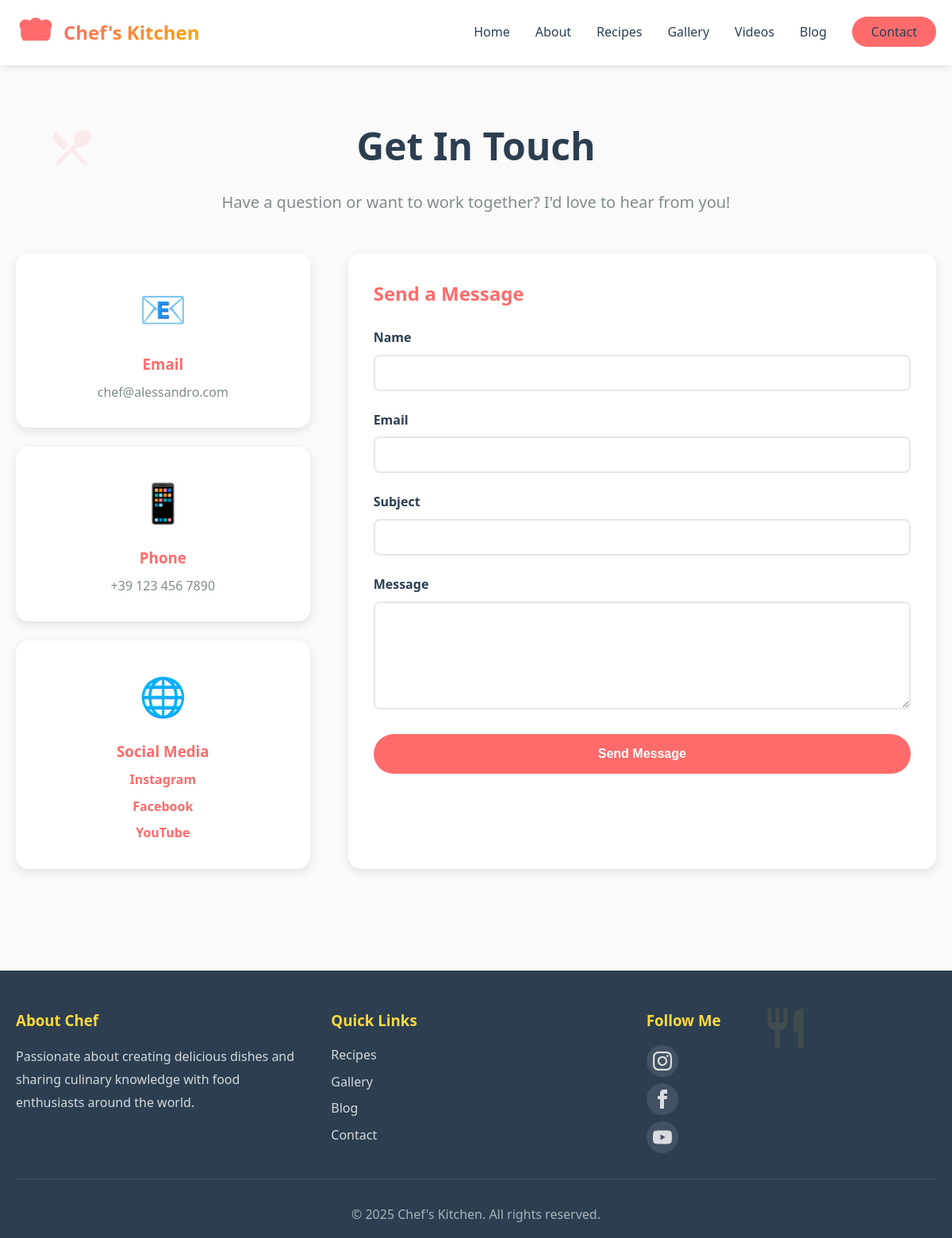
Page /contact/ on the earlier database version.
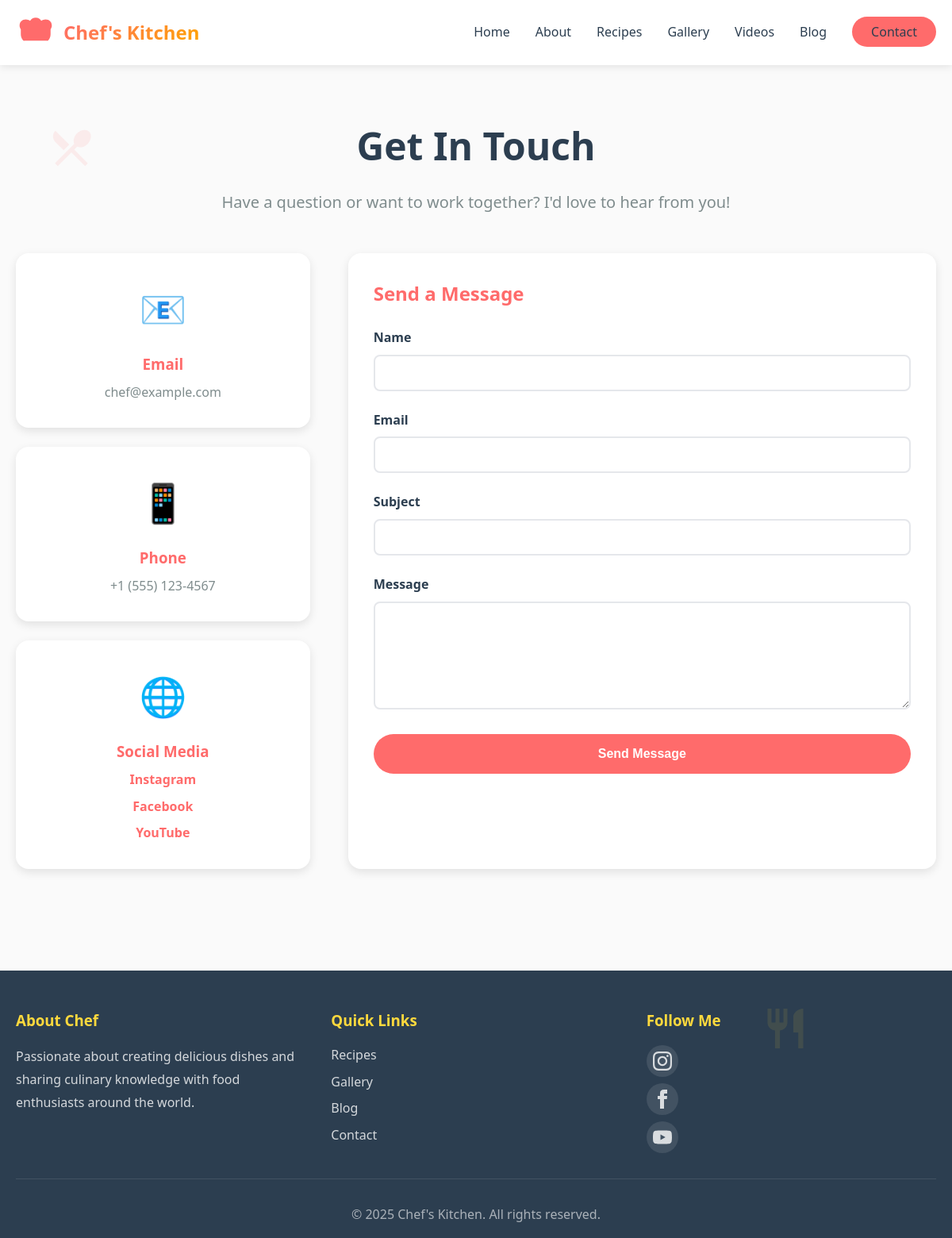
Same page on the later database version.
### portfolio/models.py (models this page shows, shortened)
class ChefProfile(models.Model):
    name = models.CharField(max_length=200)
    tagline = models.CharField(max_length=300)
    bio = models.TextField()
    profile_image = models.ImageField(upload_to='chef/', blank=True, null=True)
    email = models.EmailField()
    phone = models.CharField(max_length=20, blank=True)
    instagram = models.URLField(blank=True)
    facebook = models.URLField(blank=True)
    twitter = models.URLField(blank=True)
    youtube = models.URLField(blank=True)
    years_experience = models.IntegerField(default=0)
    specialties = models.TextField(help_text="Comma-separated specialties")
    created_at = models.DateTimeField(auto_now_add=True)
    updated_at = models.DateTimeField(auto_now=True)
    class Meta:
        verbose_name = "Chef Profile"
        verbose_name_plural = "Chef Profile"

### portfolio/views.py (the view)
# urls.py: path('contact/', views.contact, name='contact'),
def contact(request):
    chef = ChefProfile.objects.first()
    context = {'chef': chef}
    return render(request, 'portfolio/contact.html', context)

### templates/portfolio/contact.html (shortened to what this page needs)
{% extends 'base.html' %}
{% block content %}
<section class="contact-section">
    <div class="container">
        <h1 class="page-title">Get In Touch</h1>
        <p class="page-subtitle">Have a question or want to work together? I'd love to hear from you!</p>
        <div class="contact-content">
            <div class="contact-info">
                <div class="info-card">
                    <div class="info-icon">📧</div>
                    <h3>Email</h3>
                    <p>{% if chef %}{{ chef.email }}{% else %}chef@example.com{% endif %}</p>
                </div>
                <div class="info-card">
                    <div class="info-icon">📱</div>
                    <h3>Phone</h3>
                    <p>{% if chef and chef.phone %}{{ chef.phone }}{% else %}+1 (555) 123-4567{% endif %}</p>
                </div>
                <div class="info-card">
                    <div class="info-icon">🌐</div>
                    <h3>Social Media</h3>
                    <div class="social-links">
                        <a href="{% if chef and chef.instagram %}{{ chef.instagram }}{% else %}#{% endif %}" class="social-link">Instagram</a>
                        <a href="{% if chef and chef.facebook %}{{ chef.facebook }}{% else %}#{% endif %}" class="social-link">Facebook</a>
                        <a href="{% if chef and chef.youtube %}{{ chef.youtube }}{% else %}#{% endif %}" class="social-link">YouTube</a>
                    </div>
                </div>
            </div>
            <div class="contact-form-container">
                <h2>Send a Message</h2>
                <form class="contact-form">
                    <div class="form-group">
                        <label>Name</label>
                        <input type="text" required>
                    </div>
                    <div class="form-group">
                        <label>Email</label>
                        <input type="email" required>
                    </div>
                    <div class="form-group">
                        <label>Subject</label>
                        <input type="text" required>
                    </div>
                    <div class="form-group">
                        <label>Message</label>
                        <textarea rows="6" required></textarea>
                    </div>
                    <button type="submit" class="submit-btn">Send Message</button>
                </form>
            </div>
        </div>
    </div>
</section>
{% endblock %}

Differences in the rows shown:
removed ChefProfile: email "chef@alessandro.com", phone "+39 123 456 7890"
Other differences:
text now shown: "chef@example.com +1 (555) 123-4567"
